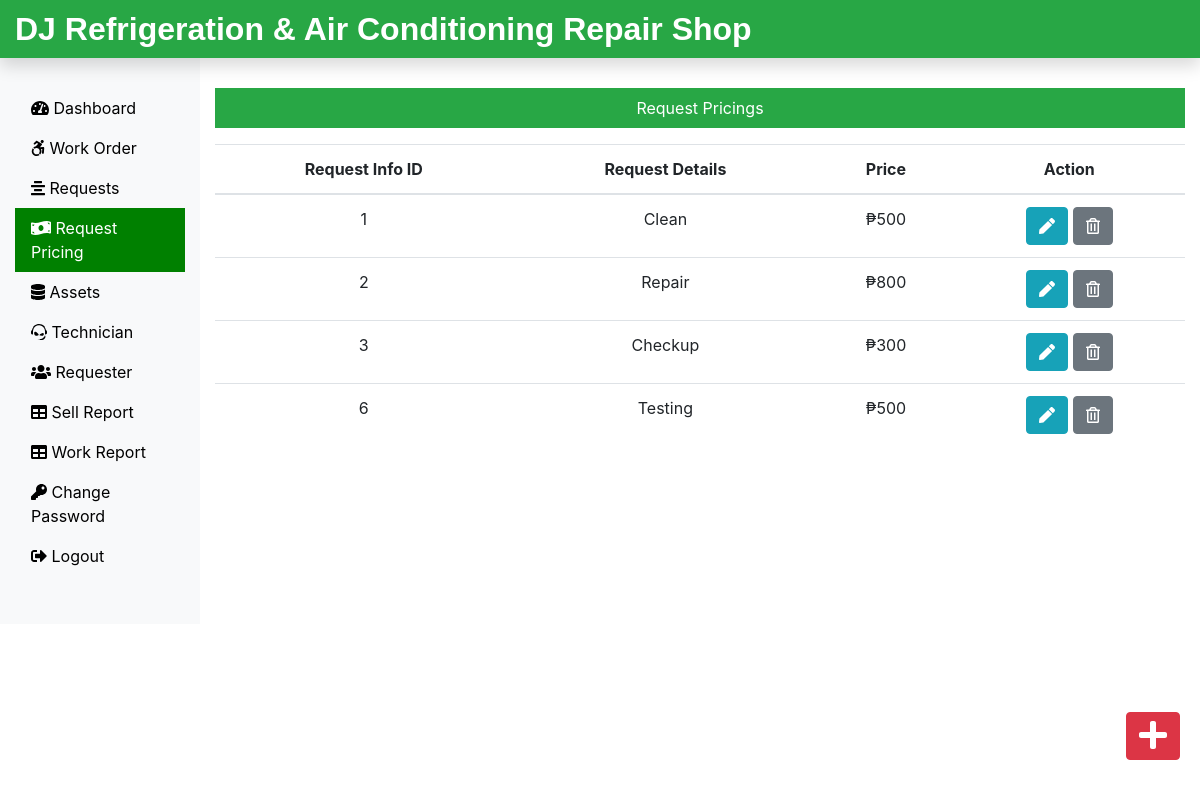
The app's page /sms-softeng1/Admin/requestpricing.php (signed in) with its own data.
### tables this page shows
CREATE TABLE IF NOT EXISTS `requestinfo_tb` (
  `ri_id` bigint(20) NOT NULL AUTO_INCREMENT,
  `ri_details` varchar(128) NOT NULL,
  `ri_price` double NOT NULL DEFAULT 0,
  PRIMARY KEY (`ri_id`)
);

### sms-softeng1/Admin/requestpricing.php (the view, shortened to what this page needs)
<?php
include('includes/header.php');
include('../dbConnection.php');
?>
<div class="col-sm-9 col-md-10 mt-5 text-center">
  <p class=" bg-success text-white p-2">Request Pricings</p>
  <?php
  $sql = "SELECT * FROM requestinfo_tb";
  $result = $conn->query($sql);
  if ($result->num_rows > 0) {
  ?>
    <table class="table">
      <thead>
        <tr>
          <th scope="col">Request Info ID</th>
          <th scope="col">Request Details</th>
          <th scope="col">Price</th>
          <th scope="col">Action</th>
        </tr>
      </thead>
      <tbody>
        <?php
        while ($row = $result->fetch_assoc()) {
        ?>
          <tr scope='row'>
            <td><?php echo $row["ri_id"] ?></td>
            <td><?php echo $row["ri_details"] ?></td>
            <td>₱<?php echo $row["ri_price"] ?></td>
            <td>
              <form action="modifypricing.php" method="GET" class="d-inline">
                <button type="submit" class="btn btn-info" name="mode" value="edit">
                  <i class="fas fa-pen"></i>
                </button>
              </form>
              <form action="" method="POST" class="d-inline">
                <button type="submit" class="btn btn-secondary" name="type" value="Delete">
                  <i class="far fa-trash-alt"></i>
                </button>
              </form>
            </td>
          </tr>
        <?php
        }
        ?>
      </tbody>
    </table>
  <?php
  } else {
    echo "0 Result";
  }
  ?>
</div>
</div>
<a class="btn btn-danger box" href="modifypricing.php?mode=add"><i class="fas fa-plus fa-2x"></i></a>
</div>
<?php
include('includes/footer.php');
?>

### sms-softeng1/css/custom.css (style rules this page uses)
a { color: black; }
.box { position: fixed; bottom: 10px; right: 20px; margin-bottom: 30px; }

### records on screen
requestinfo_tb: ri_id "1", ri_details "Clean", ri_price "500"
requestinfo_tb: ri_id "2", ri_details "Repair", ri_price "800"
requestinfo_tb: ri_id "3", ri_details "Checkup", ri_price "300"
requestinfo_tb: ri_id "6", ri_details "Testing", ri_price "500"
